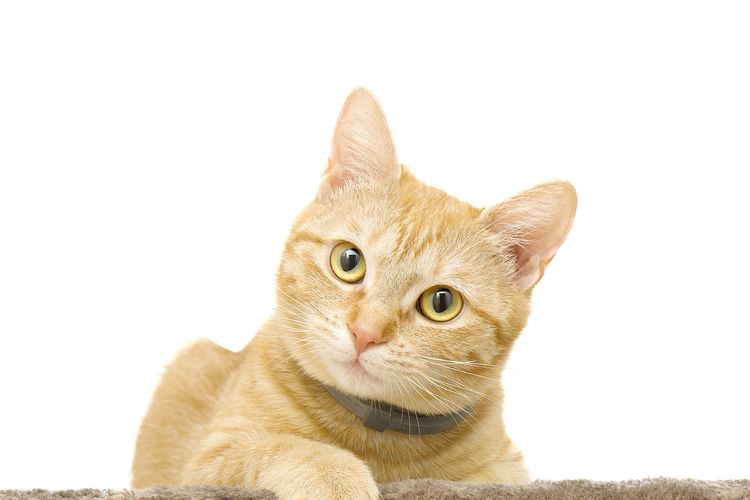
#> input picture Kucing.jpg, 750 x 500 px, found by its file name
$ jupyter execute 'Project Kelas.ipynb'
#> lines starting #> are read from the running program, lines starting #| are printed output that depends on the picture; after the words box and inside, x2 and y2 are one past the last pixel; in counts of white or black regions, pixels touching at a corner belong together
## TUGAS VISI KOMPUTER
## Nama : Odila Windy Astuti Halimaking
## NPM   : 06.2018.1.06993

[cell 1]
import numpy as np
import cv2
from matplotlib import pyplot as plt
from PIL import Image
import matplotlib.style
import matplotlib as mpl
mpl.style.use('classic')

[cell 2]
img = cv2.imread('kucing.jpg')
#> img is the input picture: shape (500, 750, 3); mean B, G, R 221.1, 233.5, 241.8
#Citra original
plt.title('Citra original')
plt.imshow(img)
plt.show()

### PROSES GRAY SCALE

[cell 3]
#Convert Gambar ke grayscale
img2 = cv2.cvtColor(img, cv2.COLOR_BGR2GRAY)
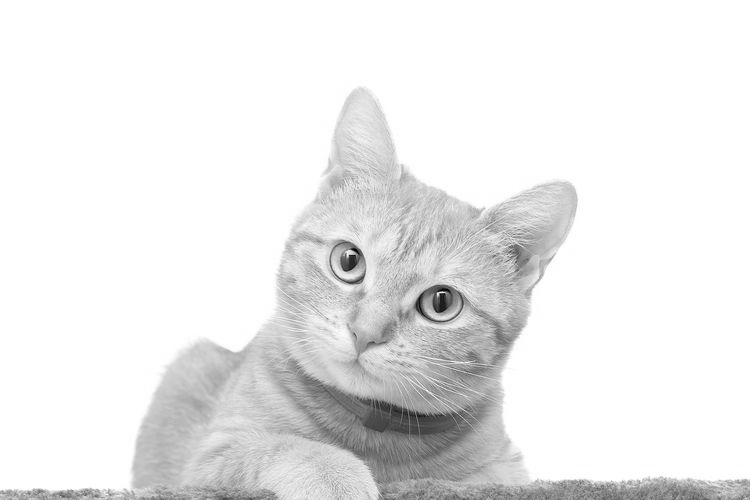
#> img2: shape (500, 750); min 3, max 255, mean 234.6

#Konversi Gambar ke grayscale
plt.title('Hasil konversi grayscale')
plt.imshow(img2, cmap='gray')
plt.imshow(img2)
plt.show()
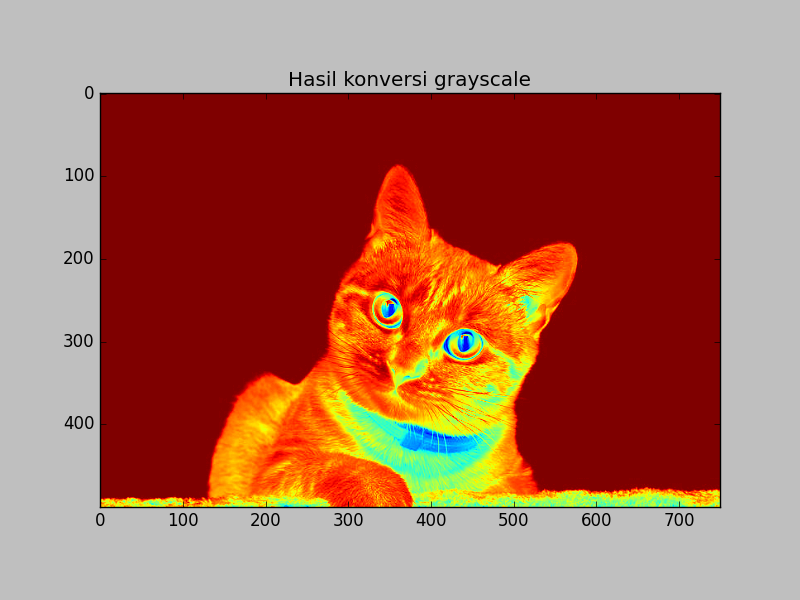
#> figure drawn by matplotlib, 1 panel

[cell 4]
print(img2)
#> (printed output is left out)

### Mencari Threshold value

[cell 5]
h,w = np.shape(img2)
#> h = 500; w = 750
t0=127
t=127 #initial condition
g1 = []
g2 = []
# camel_Prewitt camel_Prewitt_X camel_Prewitt_Y
#calculating t by algorithm
while(1):
    for px in range(0,h):
        for py in range(0,w):
            if (img2[px][py] < t):
                g1.append(img2[px][py])
            else:
                g2.append(img2[px][py])
    mu1 = sum(g1) / len(g1)
    mu2 = sum(g2) / len(g2)
    t0=t
    t = ((mu1+ mu2)/2)
    delta_t = abs(t-t0)
#    print(mu1,mu2,t,delta_t)
    if(delta_t < 1):
        break
#> after the loop, g1 = 398613 items; g2 = 2976387 items
print (len(g1))
#| 398613
print(t)
rata2 = round(t,0)
print(rata2)

### Proses Threshold

[cell 6]
# thres_finder(img)
np.shape(img2)
def global_threshold(image, thres_value, val_high, val_low):
#> called with thres_value = 199.2, val_high = 255, val_low = 0
    img2 = image.copy()
    for i in range(image.shape[0]):
        for j in range(image.shape[1]):
            if image[i,j] > thres_value:
                img2[i,j] = val_high
            else:
                img2[i,j] = val_low
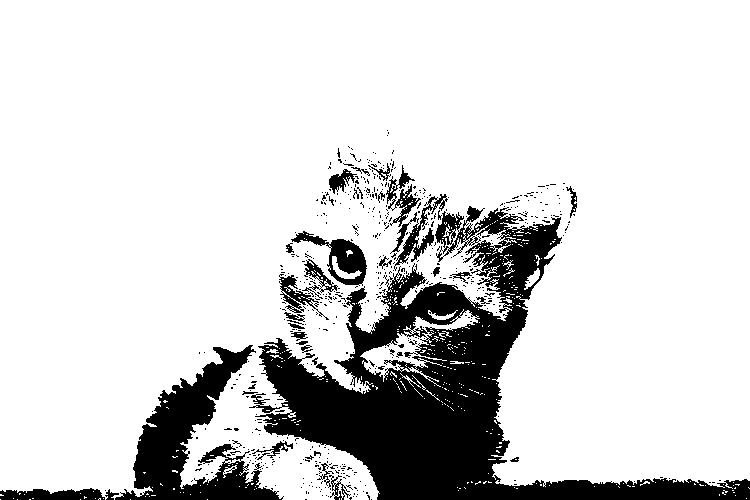
#> img2: shape (500, 750); 83.6% white; 577 black regions (540 under 20 px)
    return img2

setelahnya = global_threshold(img2,t,255,0)
plt.imshow(setelahnya, cmap='gray', vmin=0, vmax=255)

### Mencari Contour

[cell 7]
blank = np.zeros(setelahnya.shape, dtype='uint8')
contours, hirarki = cv2.findContours(setelahnya, cv2.RETR_LIST,cv2.CHAIN_APPROX_SIMPLE)
#> contours = 1574 contours, 1481 with area under 20; largest, box (x1, y1, x2, y2) and area: (0, 0, 750, 500) 316128, (360, 309, 480, 387) 2184, (326, 238, 368, 286) 1476, (394, 203, 435, 267) 810, (434, 210, 465, 249) 582; hirarki = 1574 rows, first 6: [1, -1, -1, -1], [2, 0, -1, -1], [3, 1, -1, -1], [4, 2, -1, -1], [5, 3, -1, -1], [6, 4, -1, -1]
print(f'{len(contours)}')
#| 1574
cv2.drawContours(blank, contours, -1, (255,255,255),2)
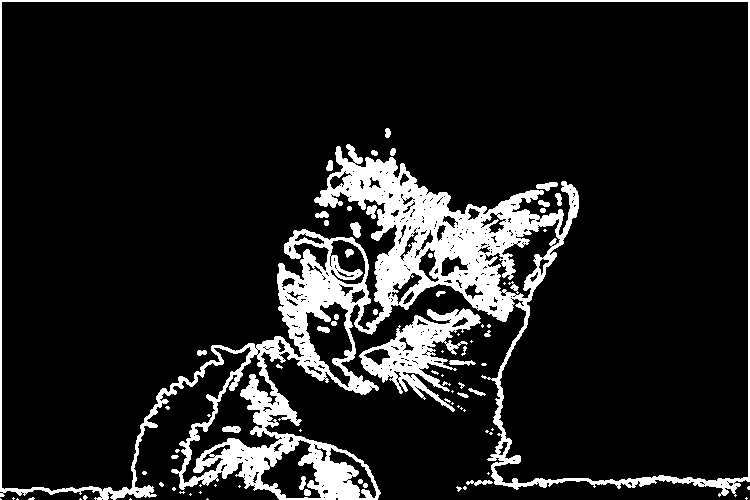
#> blank: shape (500, 750); 12.4% white; 84 white regions (47 under 20 px), largest, box (x1, y1, x2, y2) and area: (0, 0, 750, 500) 40108, (359, 308, 481, 412) 4283, (350, 222, 361, 238) 121
plt.imshow(blank)

[cell 8]
print(setelahnya)
#> (printed output is left out)

### HASIL

[cell 9]
for i in range(len(setelahnya)):
    for j in range(len(setelahnya[0])):
        if setelahnya[i][j] != 255:
            img[i][j][0] = 255
            img[i][j][1] = 255
            img[i][j][2] = 255
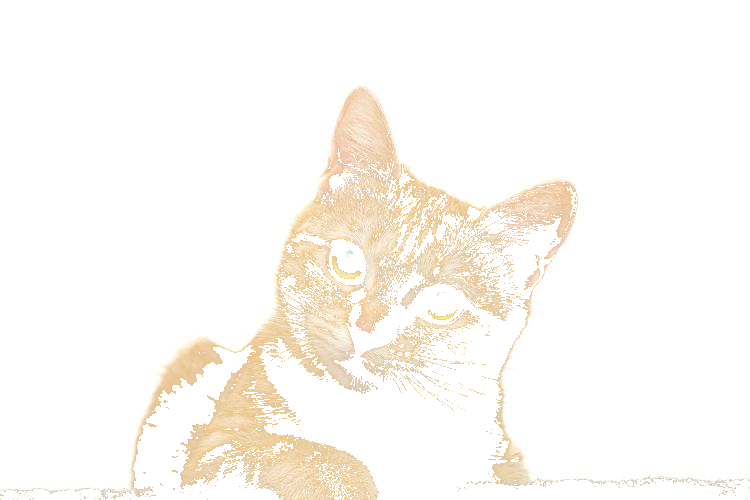
#> img: shape (500, 750, 3); 16.35% of pixels changed, all inside (x1, y1, x2, y2) = (0, 130, 750, 500)

plt.imshow(img)
